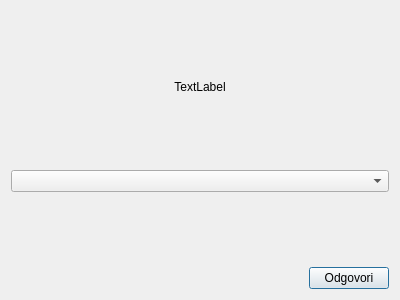
<?xml version="1.0" encoding="UTF-8"?>
<ui version="4.0">
 <class>combo</class>
 <widget class="QDialog" name="combo">
  <property name="geometry">
   <rect>
    <x>0</x>
    <y>0</y>
    <width>400</width>
    <height>300</height>
   </rect>
  </property>
  <property name="windowTitle">
   <string>Dialog</string>
  </property>
  <layout class="QVBoxLayout" name="verticalLayout">
   <item>
    <spacer name="verticalSpacer_3">
     <property name="orientation">
      <enum>Qt::Vertical</enum>
     </property>
     <property name="sizeHint" stdset="0">
      <size>
       <width>20</width>
       <height>40</height>
      </size>
     </property>
    </spacer>
   </item>
   <item>
    <widget class="QLabel" name="label">
     <property name="text">
      <string>TextLabel</string>
     </property>
     <property name="alignment">
      <set>Qt::AlignCenter</set>
     </property>
    </widget>
   </item>
   <item>
    <spacer name="verticalSpacer_2">
     <property name="orientation">
      <enum>Qt::Vertical</enum>
     </property>
     <property name="sizeHint" stdset="0">
      <size>
       <width>20</width>
       <height>40</height>
      </size>
     </property>
    </spacer>
   </item>
   <item>
    <widget class="QComboBox" name="answersCombo"/>
   </item>
   <item>
    <spacer name="verticalSpacer">
     <property name="orientation">
      <enum>Qt::Vertical</enum>
     </property>
     <property name="sizeHint" stdset="0">
      <size>
       <width>20</width>
       <height>40</height>
      </size>
     </property>
    </spacer>
   </item>
   <item>
    <layout class="QHBoxLayout" name="horizontalLayout">
     <item>
      <spacer name="horizontalSpacer">
       <property name="orientation">
        <enum>Qt::Horizontal</enum>
       </property>
       <property name="sizeHint" stdset="0">
        <size>
         <width>40</width>
         <height>20</height>
        </size>
       </property>
      </spacer>
     </item>
     <item>
      <widget class="QPushButton" name="pushButton">
       <property name="text">
        <string>Odgovori</string>
       </property>
      </widget>
     </item>
    </layout>
   </item>
  </layout>
 </widget>
 <resources/>
 <connections/>
</ui>
